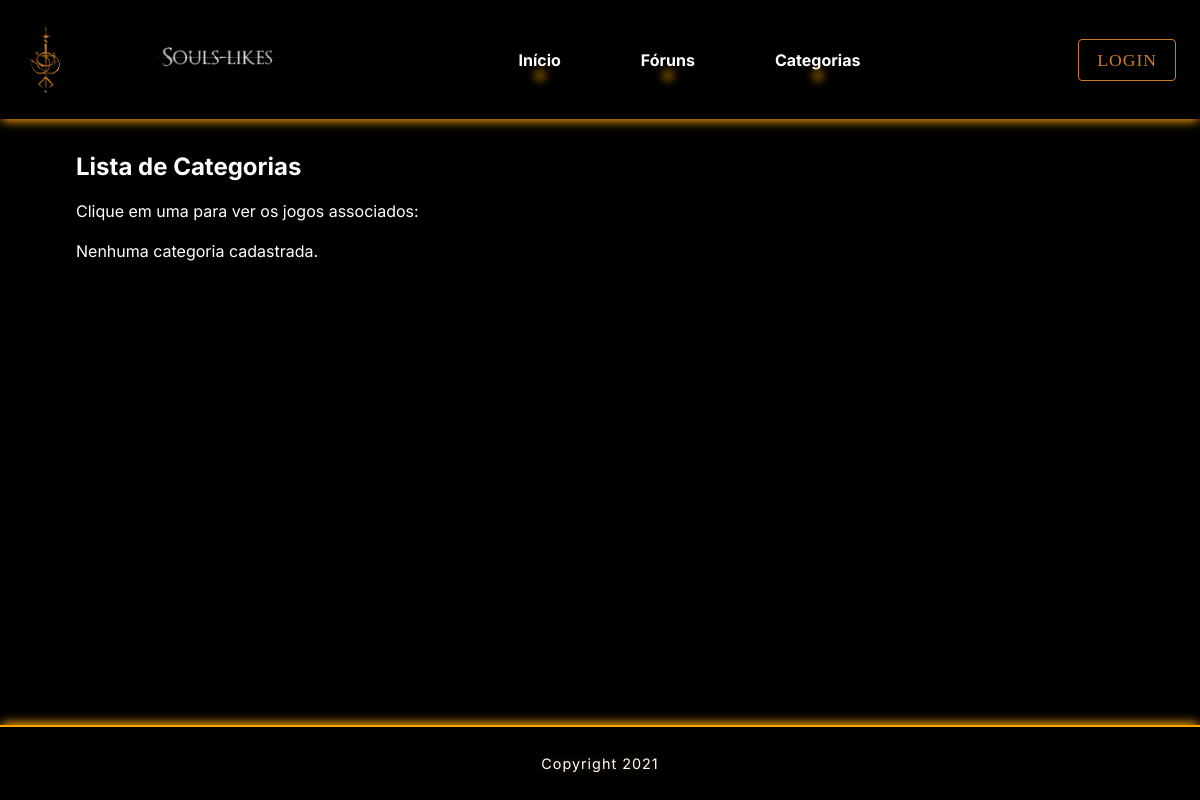
The page /secoes/categories/ on the database as committed earlier.
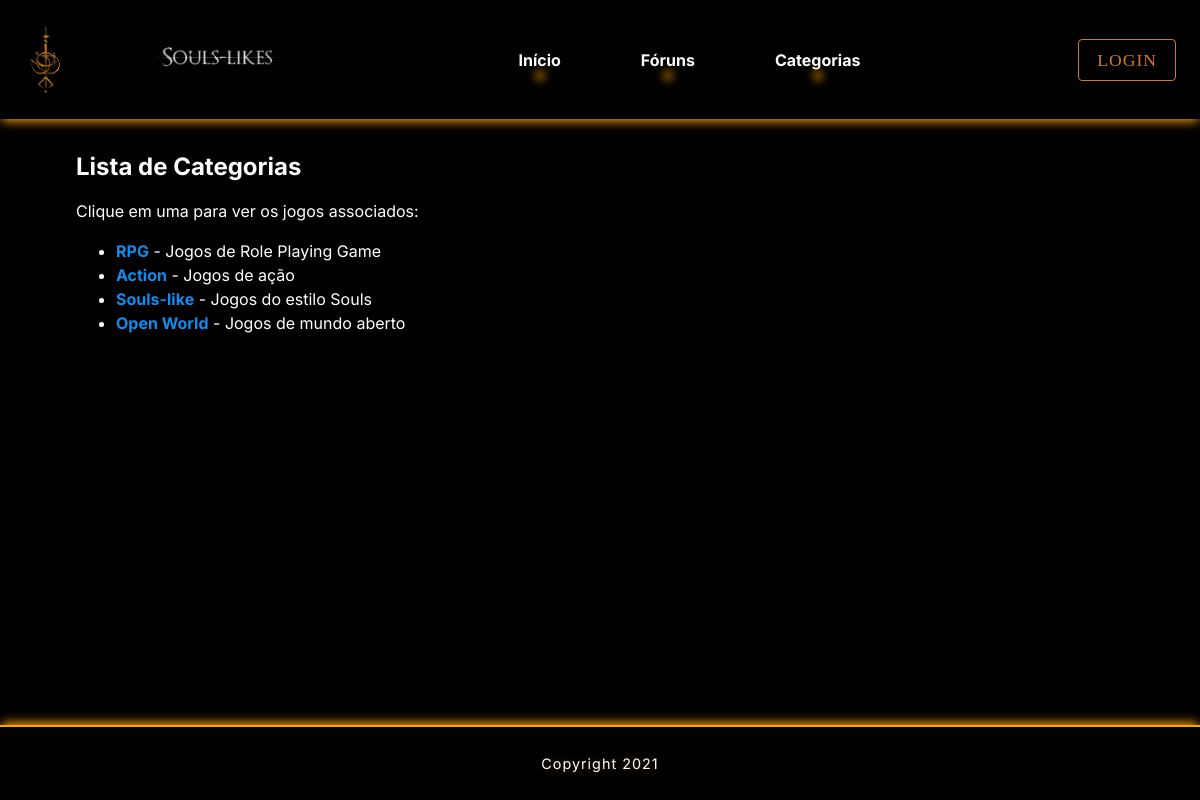
The same page on the database as committed later.
### secoes/models.py (models this page shows, shortened)
class Category(models.Model):
    name = models.CharField(max_length=50)
    description = models.TextField(blank=True)

### secoes/views.py (the view)
# urls.py: path('categories/', CategoryListView.as_view(), name='category-list'),
class CategoryListView(ListView):
    model = Category
    template_name = 'secoes/category_list.html'
    context_object_name = 'categories'

### secoes/templates/secoes/category_list.html
{% extends 'base.html' %}
{% block content %}
<h2>Lista de Categorias</h2>
<p>Clique em uma para ver os jogos associados:</p>
{% if categories %}
<ul>
    {% for category in categories %}
    <li>
        <a href="{% url 'secoes:category-detail' category.id %}">{{ category.name }}</a>
        - {{ category.description }}
    </li>
    {% endfor %}
</ul>
{% else %}
<p>Nenhuma categoria cadastrada.</p>
{% endif %}
{% endblock content %}

### templates/base.html (shortened to what this page needs)
{% load static %}
<!DOCTYPE html>
<html lang="en">
<head>
    <link rel="stylesheet" type="text/css" href="{% static 'style.css' %}">
</head>
<body>
    <header id="cabecalho-principal">
        <div id="grupo-esquerda">
            <img src="{% static 'icon_simb-removebg-preview.png' %}" id="logo_principal">
            <nav id="ICarus_nome">
                <ul>
                    <li><a href="{% url 'index' %}"><img src="{% static 'souls_likes_im-removebg-preview.png' %}"></a></li>
                </ul>
            </nav>
        </div>
        <nav id="menu-centro">
            <ul>
                <li><a href="{% url 'index' %}">Início</a></li>
                <li><a href="{% url 'secoes:index' %}">Fóruns</a></li>
                <li><a href="{% url 'secoes:category-list' %}">Categorias</a></li>
            </ul>
        </nav>
        <nav id="menu-direita">
            <ul>
                <li><a href="{% url 'about' %}">Login</a></li>
            </ul>
        </nav>
    </header>
    <main id="conteiner-principal">
        {% block content %}
        {% endblock content %}
    </main>
    <footer id="rodape-principal">
        <p>
            <small>Copyright 2021</small>
        </p>
    </footer>
</body>
</html>

### static/style.css (style rules this page uses)
:root { --primary-color: #000000; --secondary-color: #118bee; --tertiary-color: #f44d27; --secondary-color-light: #30b2ff; --tertiary-color-light: #ff6d28; --bg-color: #fff; --secondary-bg-color: #e9e9e9; --color-shadow: #f4f4f4; font-family: Inter, sans-serif; font-size: 16px; line-height: 1.5em; }
* { box-sizing: border-box; }
html, body, #root { height: 100%; margin: 0; }
header#cabecalho-principal { margin: 0 auto; width: 100%; padding: 0.2rem 1.5rem; background:black; display: flex; justify-content: space-between; align-items: center; position: relative; box-shadow: 0 4px 10px -2px orange; }
#logo_principal { width: 70px; height: auto; }
#grupo-esquerda { display: flex; align-items: center; gap: 0rem; }
#grupo-esquerda img { height: 75px; width: auto; transition: box-shadow 0.2s ease-in-out; }
#menu-centro a { color: white; }
#menu-centro ul { display: flex; gap: 5rem; list-style: none; padding: 0; margin: 0; }
#menu-direita a { all: unset; cursor: pointer; font-family: "Cinzel", serif; color: #d47a1e; font-size: 1.1rem; padding: 8px 18px; border: 1px solid #d47a1e; border-radius: 4px; text-transform: uppercase; letter-spacing: 1px; display: inline-block; position: relative; transition: color 0.25s ease, border-color 0.25s ease, box-shadow 0.25s ease, transform 0.25s ease; }
#menu-direita ul { display: flex; list-style: none; padding: 0; margin: 0; }
#ICarus_nome a { color: white; font-size: 2rem; }
#ICarus_nome ul { list-style: none; }
#menu-centro ul { list-style: none; display: flex; gap: 5rem; list-style: none; padding: 0; margin: 0; }
#menu-centro a { position: relative; text-decoration: none; padding: 5px 0; color: white; }
#menu-centro a::after { content: ""; position: absolute; left: 50%; bottom: -2px; width: 0; height: 3px; background: orange; box-shadow: 0 0 10px 3px orange; transition: all 0.25s ease-out; transform: translateX(-50%); }
#grupo-esquerda { display: flex; align-items: center; gap: 1.5rem; }
#logo_principal { height: 75px; width: auto; object-fit: contain; }
#ICarus_nome img { height: 75px; width: auto; object-fit: contain; transition: filter 0.25s ease, transform 0.25s ease, box-shadow 0.25s ease; }
li a { color: var(--secondary-color); font-weight: bold; text-decoration: none; }
body, #root { display: flex; flex-direction: column; background-color: black; }
main#conteiner-principal { margin: 0 auto; width: 100%; max-width: 1080px; padding: 1rem 1rem; flex-grow: 1; color: white; }
#rodape-principal { width: 100%; padding: 1.5rem 0; background: black; position: relative; box-shadow: 0 -4px 10px -2px orange; border-top: 2px solid orange; text-align: center; margin-top: 3rem; }
#rodape-principal p { margin: 0; }
#rodape-principal small { color: white; font-size: 0.9rem; letter-spacing: 1px; text-shadow: 0 0 10px rgba(255, 165, 0, 0.3); }

Rows that differ between the two databases and show on the page:
added Category: name "RPG", description "Jogos de Role Playing Game"
added Category: name "Action", description "Jogos de ação"
added Category: name "Souls-like", description "Jogos do estilo Souls"
added Category: name "Open World", description "Jogos de mundo aberto"
Other text that changed with them:
text no longer shown: "Nenhuma categoria cadastrada."
